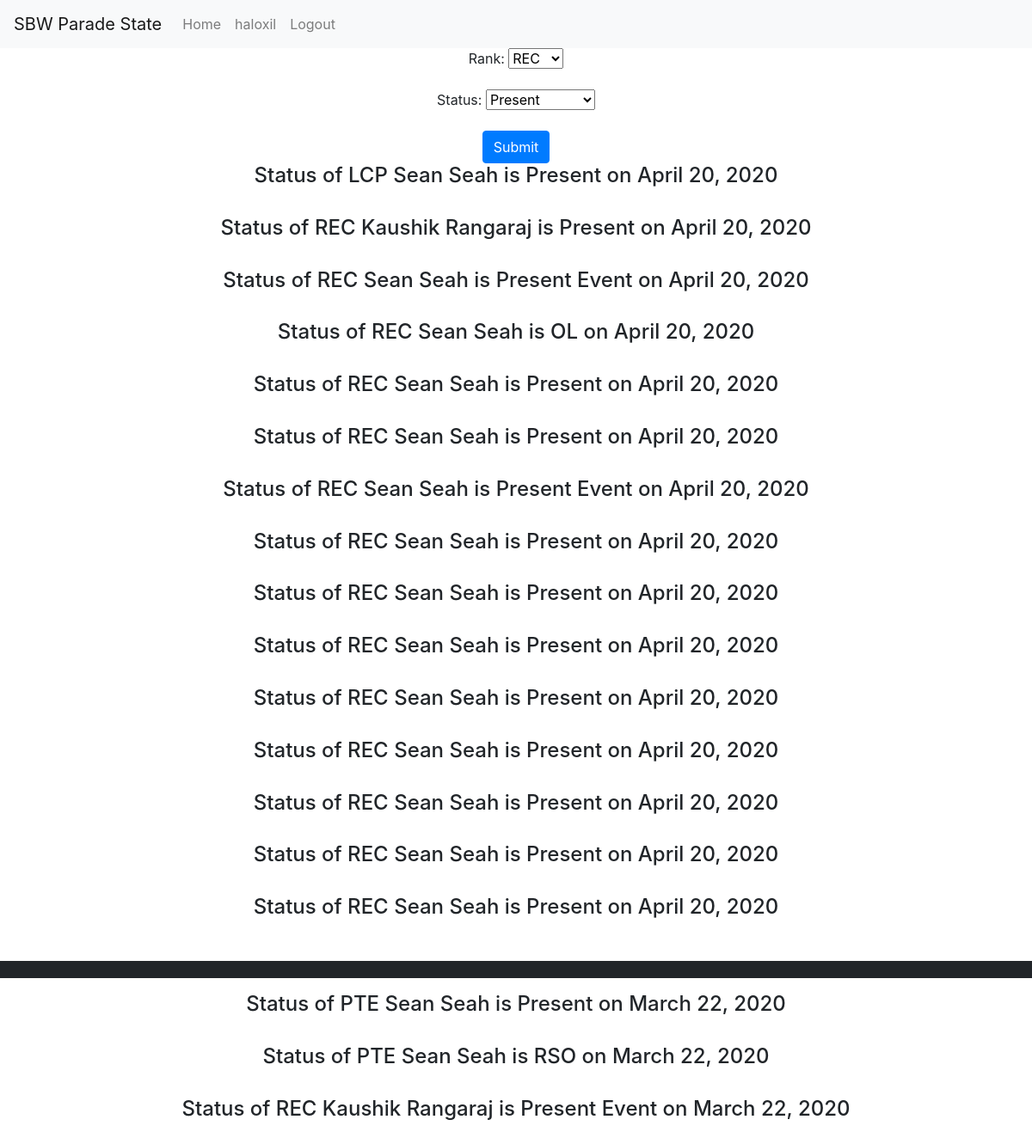
Screenshot of /home/ (signed in) with the database file from the repository.
### main/models.py (models this page shows)
class Person(models.Model):
    rank = models.CharField(max_length=30, choices=rank_choice, default="PTE")
    date = models.DateTimeField(default=datetime.now())
    status = models.CharField(max_length=30, choices=status_choice, default="Present")
    user = models.ForeignKey(User,on_delete=models.CASCADE,null=True)
    def __str__(self):
        return self.rank

### main/views.py (the view, shortened to what this page needs)
# urls.py: 2. Add a URL to urlpatterns:  path('', views.home, name='home')
def home(request):
	form = NameForm()
	persons = Person.objects.all()
	args = {"form": form, "persons": persons}
	return render(request,"main/home.html", args)

### main/forms.py
class NameForm(forms.ModelForm):
	rank = forms.ChoiceField(choices=rank_choice)
	status = forms.ChoiceField(choices=status_choice)
	class Meta:
		model = Person
		fields = ["rank", "status"]

### main/templates/main/home.html (shortened to what this page needs)
{% extends "main/layout.html" %}
{% block content %}
	<form style="display: inline-block;" method="POST">
		{{ form.as_p }}
		<button type="submit" class="btn btn-primary">Submit</button>
	</form>
	{% for person in persons %}
		{% if person.date.date == person.date.date.today %}
			<h4>Status of {{ person }} {{ person.user.get_full_name }} is {{ person.status }} on {{ person.date.date }}</h4>
			<br>
		{% endif %}
	{% endfor %}
	<hr style="border: solid 10px;">
	{% for person in persons %}
		{% if person.date.date != person.date.date.today %}
			<h4>Status of {{ person }} {{ person.user.get_full_name }} is {{ person.status }} on {{ person.date.date }}</h4>
			<br>
		{% endif %}
	{% endfor %}
{% endblock %}

### main/templates/main/includes/navbar.html (shortened to what this page needs)
<nav class="navbar navbar-expand-lg navbar-light bg-light">
  <a class="navbar-brand" href="/">SBW Parade State</a>
  <div class="collapse navbar-collapse" id="navbarNav">
    <ul class="navbar-nav">
      {% if user.is_authenticated %}
        <li class="nav-item">
          <a class="nav-link" href="/home">Home</a>
        </li>
        <li class="nav-item">
          <a class="nav-link" href="/account">{{user.username}}</a>
        </li>
        <li class="nav-item">
          <a class="nav-link" href="/logout">Logout</a>
        </li>
      {% endif %}
    </ul>
  </div>
</nav>

### rows the page displays
Person: rank "LCP", user.get_full_name "Sean Seah", status "Present", date "April 20, 2020"
Person: rank "REC", user.get_full_name "Kaushik Rangaraj", status "Present", date "April 20, 2020"
Person: rank "REC", user.get_full_name "Sean Seah", status "Present Event", date "April 20, 2020"
Person: rank "REC", user.get_full_name "Sean Seah", status "OL", date "April 20, 2020"
Person: rank "REC", user.get_full_name "Sean Seah", status "Present", date "April 20, 2020"
Person: rank "REC", user.get_full_name "Sean Seah", status "Present", date "April 20, 2020"
Person: rank "REC", user.get_full_name "Sean Seah", status "Present Event", date "April 20, 2020"
Person: rank "REC", user.get_full_name "Sean Seah", status "Present", date "April 20, 2020"
Person: rank "REC", user.get_full_name "Sean Seah", status "Present", date "April 20, 2020"
Person: rank "REC", user.get_full_name "Sean Seah", status "Present", date "April 20, 2020"
Person: rank "REC", user.get_full_name "Sean Seah", status "Present", date "April 20, 2020"
Person: rank "REC", user.get_full_name "Sean Seah", status "Present", date "April 20, 2020"
Person: rank "REC", user.get_full_name "Sean Seah", status "Present", date "April 20, 2020"
Person: rank "REC", user.get_full_name "Sean Seah", status "Present", date "April 20, 2020"
Person: rank "REC", user.get_full_name "Sean Seah", status "Present", date "April 20, 2020"
Person: rank "PTE", user.get_full_name "Sean Seah", status "Present", date "March 22, 2020"
Person: rank "PTE", user.get_full_name "Sean Seah", status "RSO", date "March 22, 2020"
Person: rank "REC", user.get_full_name "Kaushik Rangaraj", status "Present Event", date "March 22, 2020"

### other values shown
{{ user.username }} "haloxil"
